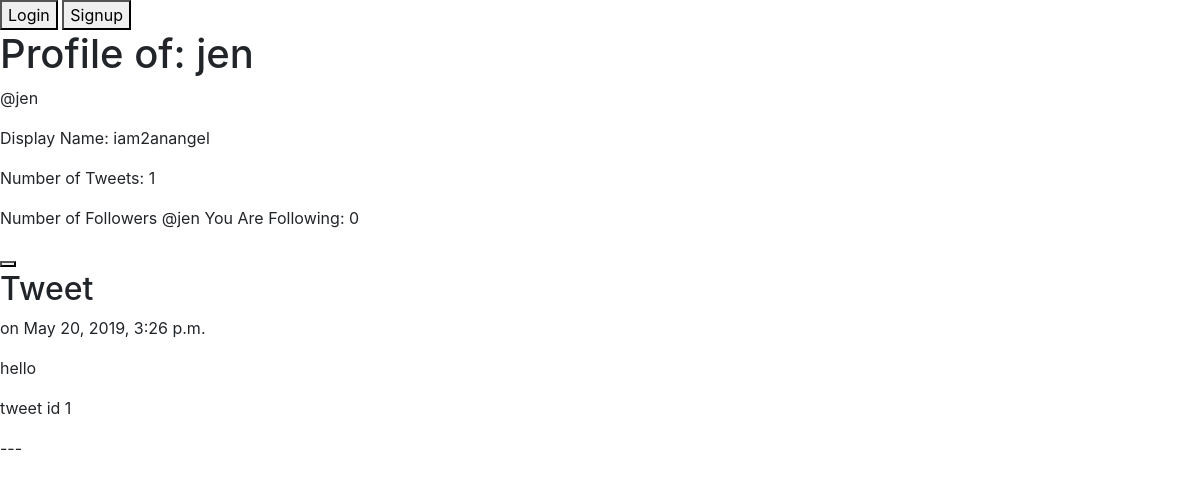
Page /jen/ on the earlier database version.
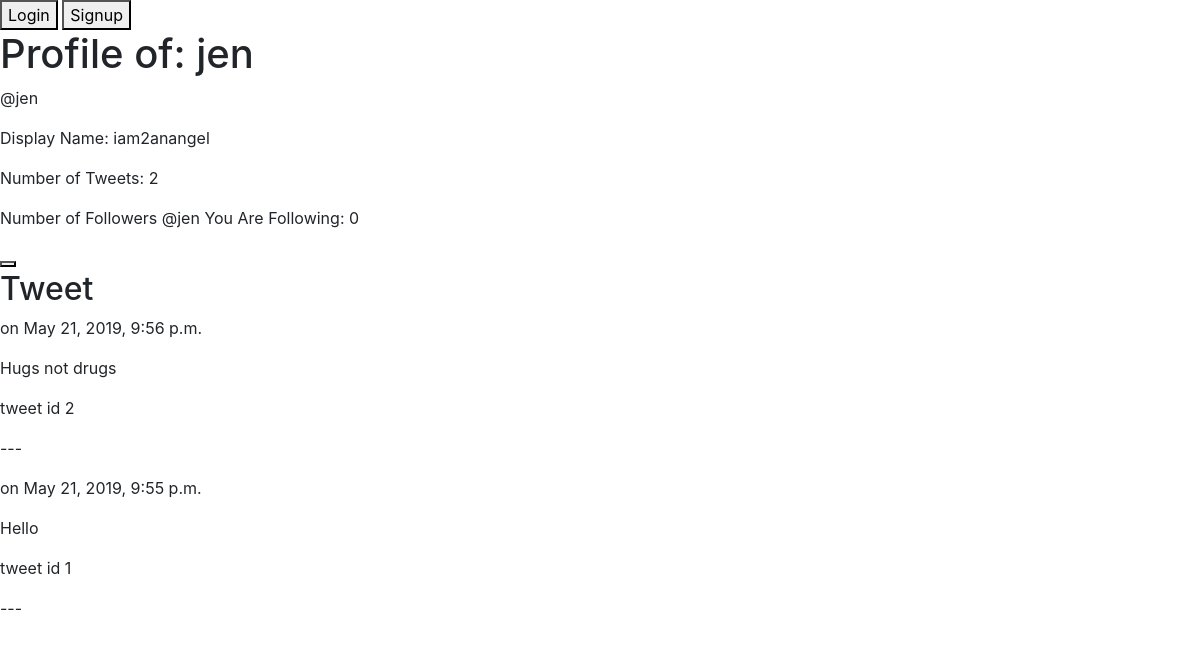
Same page on the later database version.
### twitterclone/twitteruser/models.py (models this page shows)
class TwitterUser(models.Model):
    username = models.CharField(max_length=50)
    display_name = models.CharField(max_length=50)
    following = models.ManyToManyField("self", symmetrical=False, blank=True)
    user = models.OneToOneField(User, on_delete=models.CASCADE)
    def __str__(self):
        return self.user.username

### twitterclone/tweet/models.py (models this page shows)
class Tweet(models.Model):
    user = models.ForeignKey(
        TwitterUser, on_delete=models.CASCADE)
    tweet = models.CharField(max_length=140)
    date = models.DateTimeField(default=timezone.now)

### twitterclone/twitteruser/views.py (the view)
# urls.py: path("<str:username>/", profile_view),
def profile_view(request, username):
    html = "twitteruser.html"
    targeteduser = TwitterUser.objects.filter(username=username).first()
    targeteduser_tweets = Tweet.objects.filter(
        user=targeteduser).order_by("-date")
    num_tweets = len(targeteduser_tweets)
    num_followers = targeteduser.following.count()
    follow_status_button = None
    data = {}
    if request.user.is_authenticated:
        currentuser = TwitterUser.objects.filter(
            username=request.user.twitteruser).first()
        notifications = Notification.objects.filter(username=currentuser).count()
        if targeteduser not in currentuser.following.get_queryset():
            follow_status_button = "Follow"
        else:
            follow_status_button = "Unfollow"
        data = {"targeteduser": targeteduser, "tweets": targeteduser_tweets,
                "num_tweets": num_tweets,
                "follow_status_button": follow_status_button,
                "num_followers": num_followers,
                "notifications": notifications}
    else:
        data = {"targeteduser": targeteduser, "tweets": targeteduser_tweets,
                "num_tweets": num_tweets, "num_followers": num_followers}
    return render(request, html, data)

### twitterclone/templates/twitteruser.html (shortened to what this page needs)
<!DOCTYPE html>
<html lang="en">
    <head>
        <link rel="stylesheet" href="https://stackpath.bootstrapcdn.com/bootstrap/4.1.3/css/bootstrap.min.css"
>
    </head>
    <body>
        {% include "navbar.html" %}
        <h1>Profile of: {{ targeteduser.username }}</h1>
        <p>@{{ targeteduser }}</p>
        <p>Display Name: {{ targeteduser.display_name }}</p>
        <p>Number of Tweets: {{ num_tweets }}</p>
        <p>Number of Followers @{{ targeteduser }} You Are Following: {{ num_followers }}</p>
        {% if targeteduser.username != request.user.username %}
        <a href="/follow/{{ targeteduser.username }}">
            <button>{{ follow_status_button }}</button>
        </a>
        {% else %}
        <p>Number of Notifications: {{ notifications }}</p>
        {% endif %}
        {% include "tweets.html" %}
    </body>
</html>

### twitterclone/templates/tweets.html
<h2>Tweet</h2>
{% for t in tweets %}
<p>{{ t.username }} on {{ t.date }}</p>
<p>{{ t.tweet }}</p>
<p>tweet id {{ t.id }}</p>
<p>---</p>
{% endfor %}

Differences in the rows shown:
added Tweet: date "May 21, 2019, 9:56 p.m.", tweet "Hugs not drugs", id "2"
changed Tweet id 1: date "May 20, 2019, 3:26 p.m." → "May 21, 2019, 9:55 p.m."; tweet "hello" → "Hello"
Other differences:
{{ num_tweets }}: "1" → "2"
